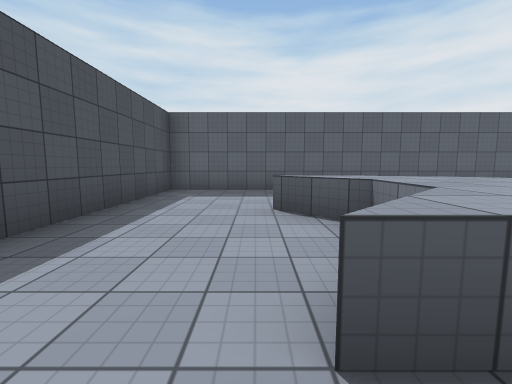
[1] (above)

24 first-person views from a walk through a 3-D level made in the Unity game engine. The camera is 1.3 m above the floor, tilts 6° down and sees 90° across. The floor is counted in squares, 2 m on a side. Each view is taken from the middle of a square. On the plan, view 1 faces up. The plan holds only what a view shows up to about 9 squares ahead; the rest is blank. The place goes on beyond the plan. The player character is not drawn. Surface patterns are stand-ins for the level's own textures.

[2]
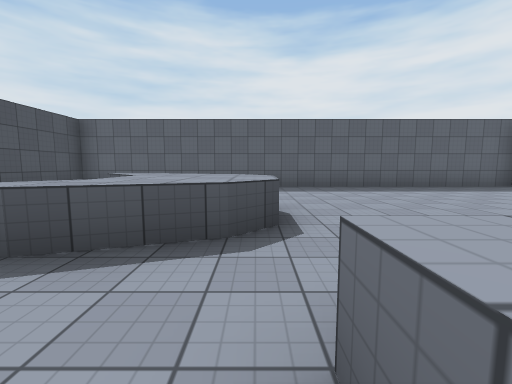

[3]
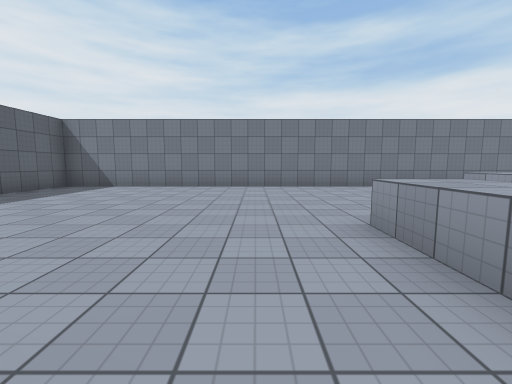

[4]
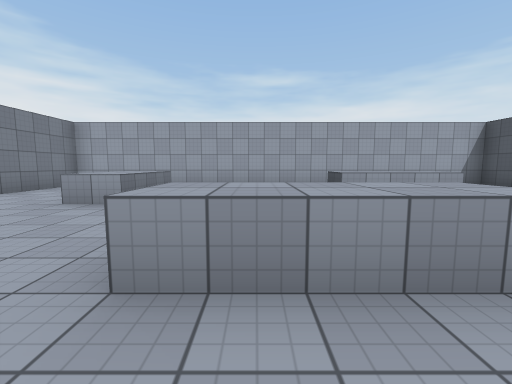

[5]
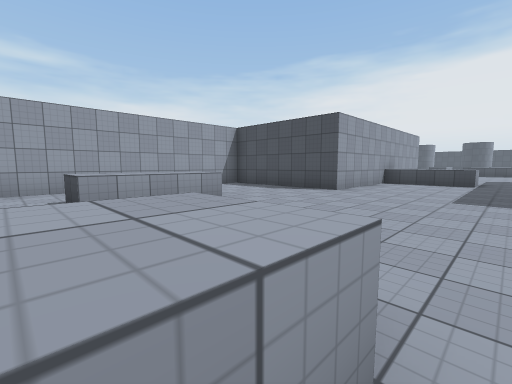

[6]
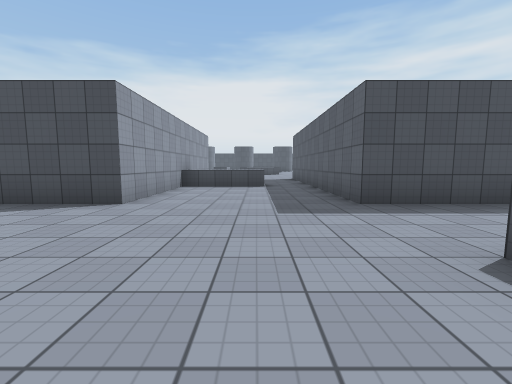

[7]
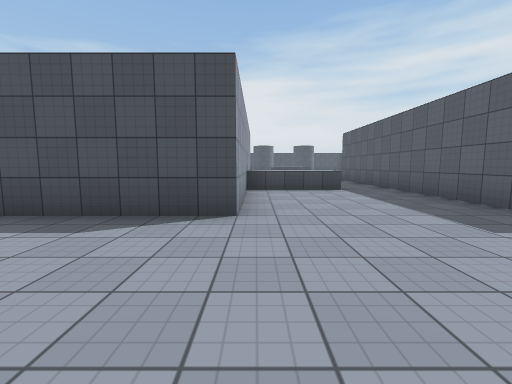

[8]
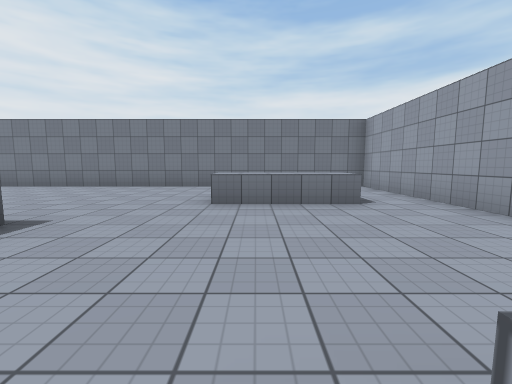

[9]
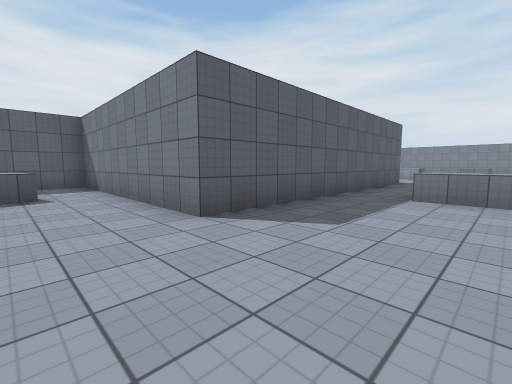

[10]
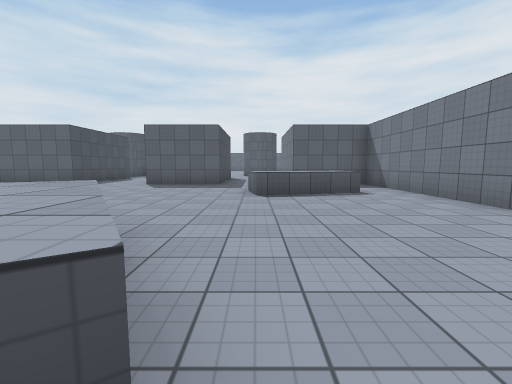

[11]
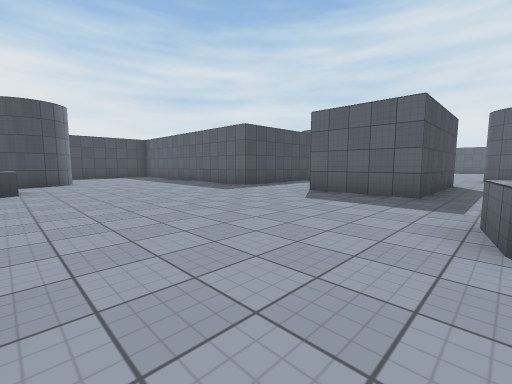

[12]
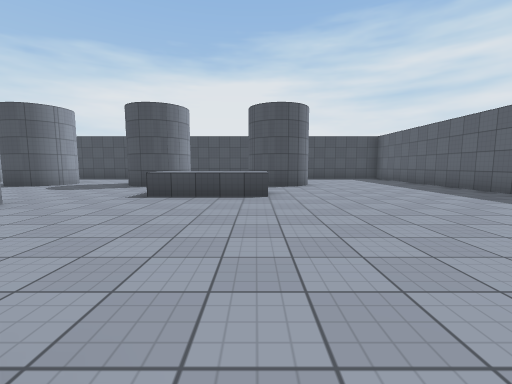

[13]
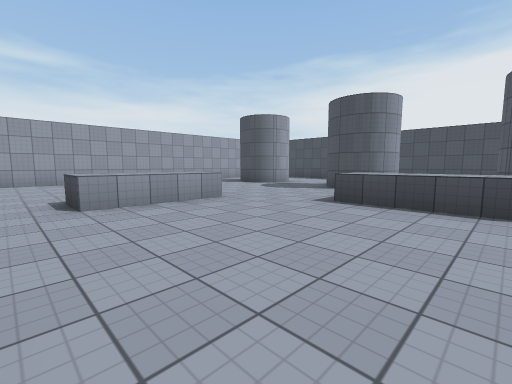

[14]
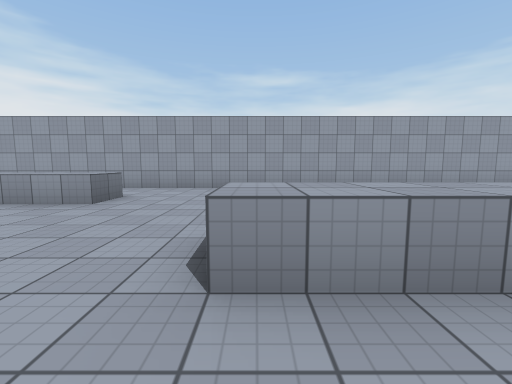

[15]
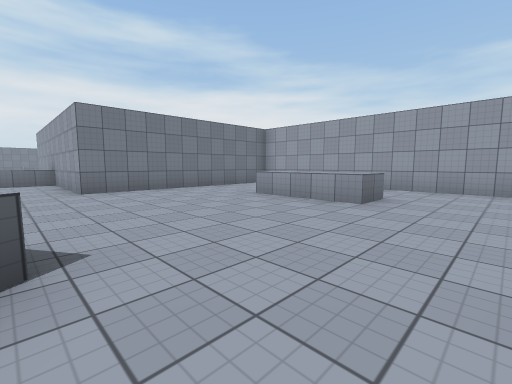

[16]
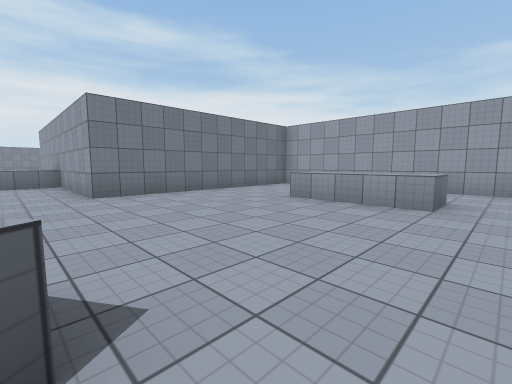

[17]
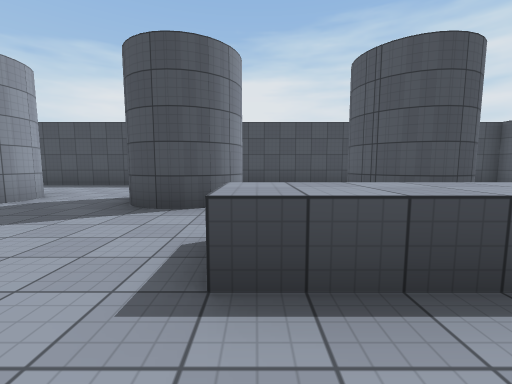

[18]
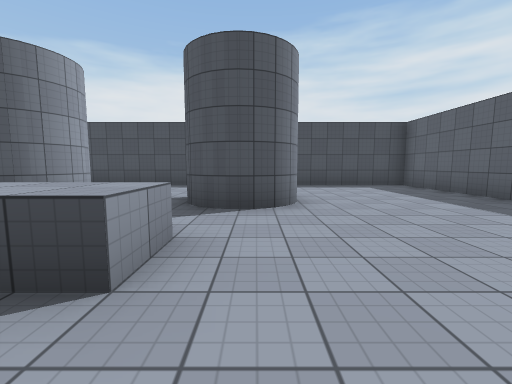

[19]
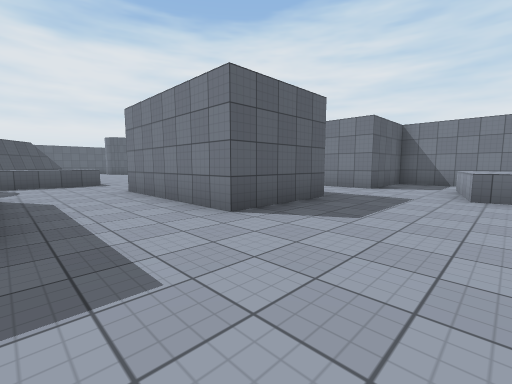

[20]
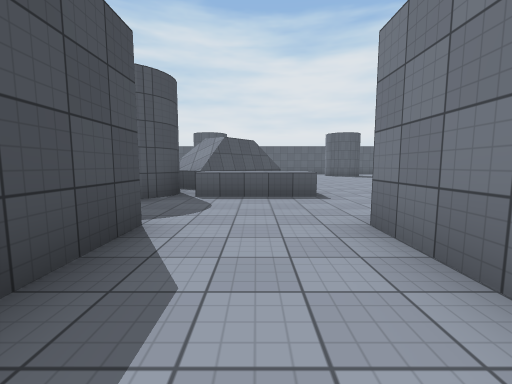

[21]
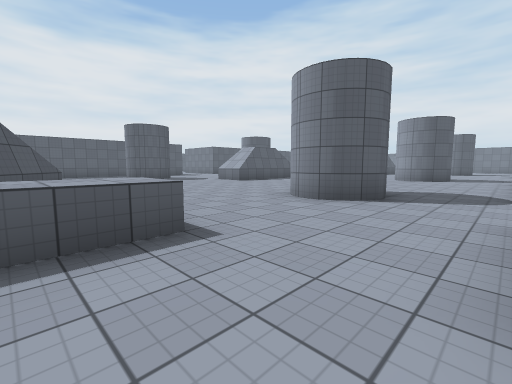

[22]
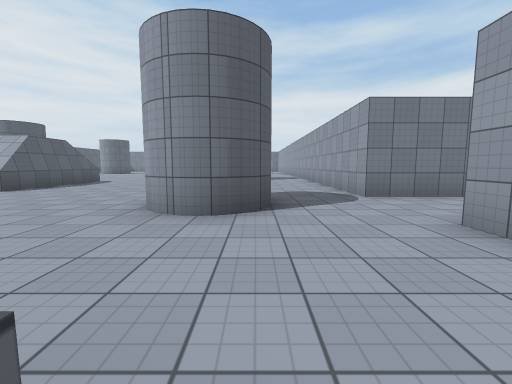

[23]
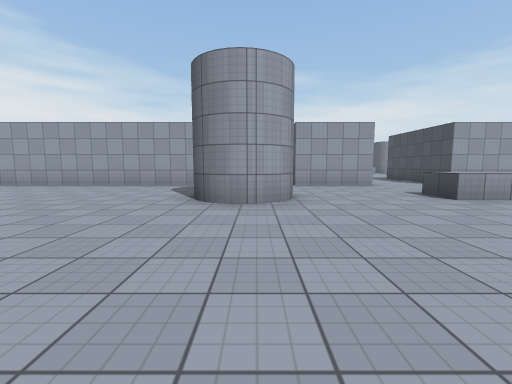

[24]
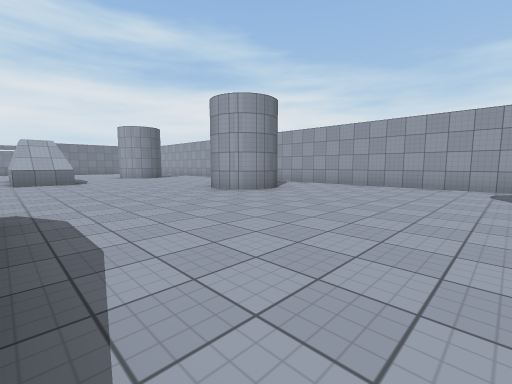

### Floor plan
Key: @ floor where view 1 was taken; # wall or solid block; . floor; ^ raised ledge.
Columns run from 29 left of view 1 to 11 right of it. Each row starts with its distance up from view 1.
 19                . .............
 18           #  ...............##
 17           #  ................
 16          #  ...............
 15         ^. ...............
 14         #^^^...##.....##.
 13         #......##.....#
 12         ...............
 11          ..............
 10        ##...##...#######
  9         #...##...#
  8         #...##...#
  7 #########...##...###      ###############
  6 #..................#      #...   .......#
  5 #................^.#      #...   .......#
  4 #..............^^^.#      #.... ........#
  3 # .................#      #...^^^.......#
  2 #   ##.............#      #....^^.......#
  1 #   ##.^...........########...^^........#
  0 #      ^.....^...............@..........#
 -1 #      ^..... ^........^.........^^.....#
 -2 #   ##........^........^.......  .......#
 -3 #    #.................^.......  .......#
 -4 #  ......^^^.......########..........^..#
 -5 #.......   ........#      #...^^^....^ .#
 -6 #...##.    ........#      #..   ...... .#
 -7 #..  #     ...^^^..#      #     ........#
 -8 #          ....   .#       ##############
 -9            ....    #
-10     ###############

Positions as (right, up) in squares from view 1, and headings:
1: (0, 0), facing up
2: (3, -1), facing up
3: (3, 1), facing right
4: (5, 1), facing down
5: (4, 0), facing down-left
6: (2, -1), facing left
7: (1, -3), facing left
8: (3, -4), facing right
9: (-12, -2), facing up-right
10: (-14, -2), facing up
11: (-14, 1), facing up-left
12: (-16, 1), facing left
13: (-17, 1), facing down-left
14: (-18, -2), facing down
15: (-17, -2), facing down-right
16: (-16, -2), facing down-right
17: (-20, -1), facing left
18: (-20, 2), facing left
19: (-20, 4), facing up-right
20: (-19, 8), facing up
21: (-19, 11), facing up-right
22: (-18, 13), facing right
23: (-14, 19), facing down
24: (-12, 19), facing down-right
